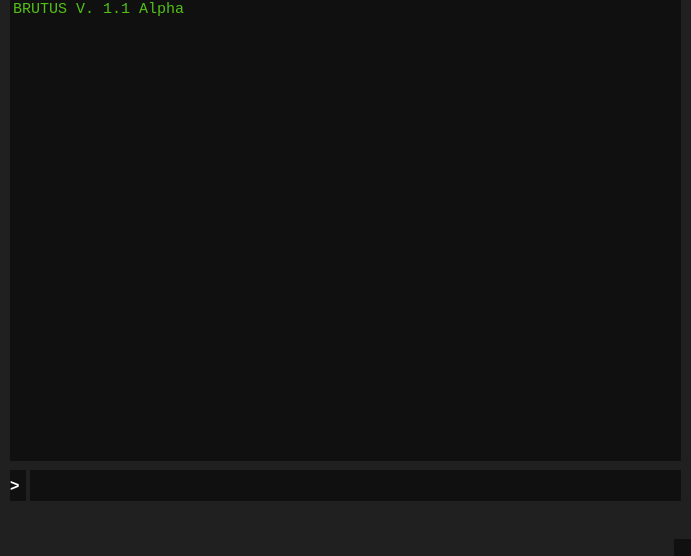
<?xml version="1.0" encoding="UTF-8"?>
<ui version="4.0">
 <class>MainWindow</class>
 <widget class="QMainWindow" name="MainWindow">
  <property name="geometry">
   <rect>
    <x>0</x>
    <y>0</y>
    <width>691</width>
    <height>556</height>
   </rect>
  </property>
  <property name="font">
   <font>
    <family>MS Serif</family>
    <pointsize>14</pointsize>
    <weight>75</weight>
    <bold>true</bold>
   </font>
  </property>
  <property name="windowTitle">
   <string>MainWindow</string>
  </property>
  <property name="styleSheet">
   <string notr="true">background: rgba(0, 0, 0, 0.5);</string>
  </property>
  <widget class="QWidget" name="centralwidget">
   <widget class="QLineEdit" name="Input">
    <property name="geometry">
     <rect>
      <x>30</x>
      <y>470</y>
      <width>651</width>
      <height>31</height>
     </rect>
    </property>
    <property name="font">
     <font>
      <family>Consolas</family>
      <pointsize>14</pointsize>
      <weight>50</weight>
      <bold>false</bold>
     </font>
    </property>
    <property name="styleSheet">
     <string notr="true">color: rgb(82, 193, 22);
border: 0px;</string>
    </property>
    <property name="text">
     <string/>
    </property>
   </widget>
   <widget class="QListWidget" name="Output">
    <property name="geometry">
     <rect>
      <x>10</x>
      <y>0</y>
      <width>671</width>
      <height>461</height>
     </rect>
    </property>
    <property name="font">
     <font>
      <family>Consolas</family>
      <pointsize>11</pointsize>
      <kerning>true</kerning>
     </font>
    </property>
    <property name="styleSheet">
     <string notr="true">color: rgb(82, 193, 22);
border: 0px;</string>
    </property>
    <property name="showDropIndicator" stdset="0">
     <bool>false</bool>
    </property>
    <property name="selectionMode">
     <enum>QAbstractItemView::NoSelection</enum>
    </property>
    <item>
     <property name="text">
      <string>BRUTUS V. 1.1 Alpha</string>
     </property>
    </item>
   </widget>
   <widget class="QLabel" name="label">
    <property name="geometry">
     <rect>
      <x>10</x>
      <y>470</y>
      <width>16</width>
      <height>31</height>
     </rect>
    </property>
    <property name="font">
     <font>
      <pointsize>12</pointsize>
      <weight>75</weight>
      <bold>true</bold>
     </font>
    </property>
    <property name="styleSheet">
     <string notr="true">color: White;</string>
    </property>
    <property name="text">
     <string>&gt;</string>
    </property>
   </widget>
  </widget>
  <widget class="QMenuBar" name="menubar">
   <property name="geometry">
    <rect>
     <x>0</x>
     <y>0</y>
     <width>691</width>
     <height>21</height>
    </rect>
   </property>
  </widget>
  <widget class="QStatusBar" name="statusbar"/>
 </widget>
 <resources/>
 <connections/>
</ui>
